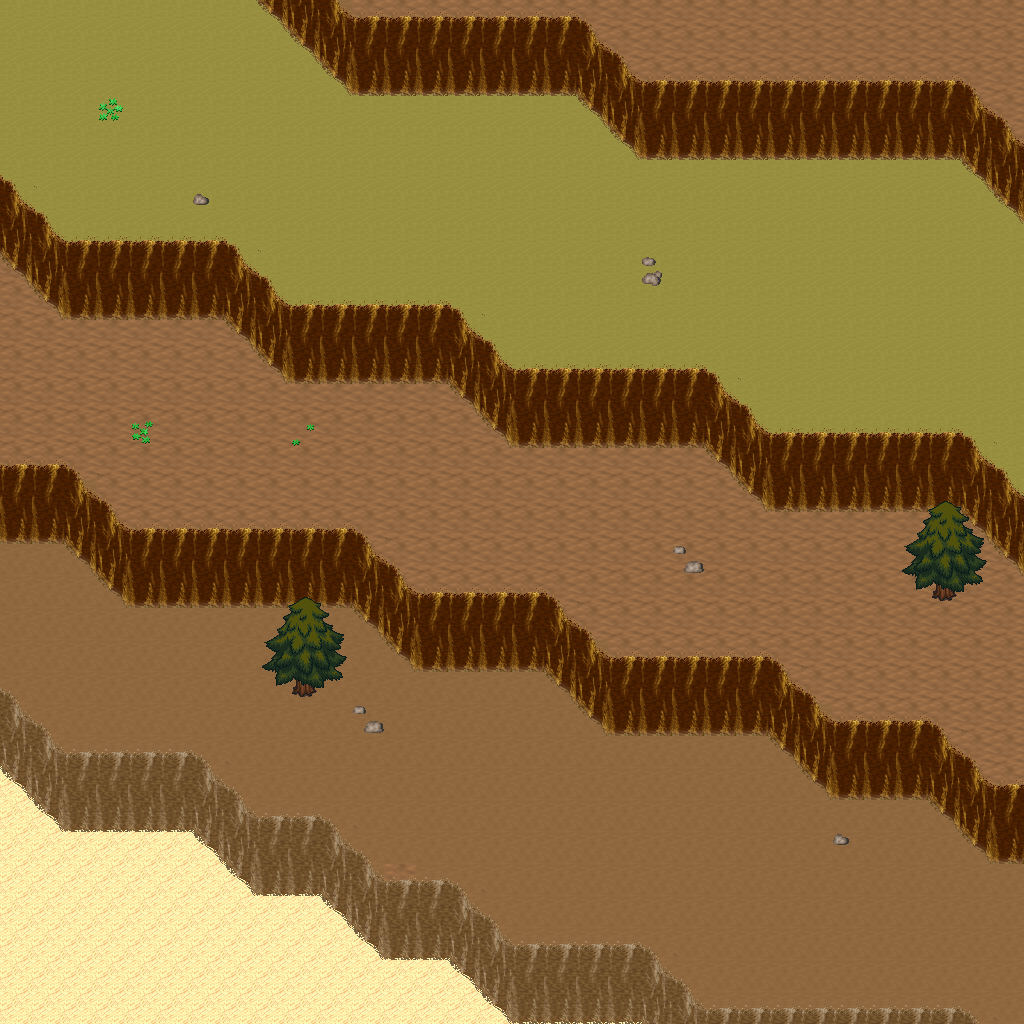

Below is a game level as drawn by its tile map, then a one-line description and the .tmx that defines it (tile-layer data replaced by summaries):
An orthogonal 32x32 tile map with 32x32 px tiles, 5 tile layers (Ground, Objects, Objects2, Above, ...), 1 hidden layer not drawn, 11 tilesets.

<map version="1.10" tiledversion="1.11.0" orientation="orthogonal" renderorder="right-down" width="32" height="32" tilewidth="32" tileheight="32" infinite="0" nextlayerid="11" nextobjectid="1">
 <tileset firstgid="1" name="logic_collision" tilewidth="32" tileheight="32" tilecount="1" columns="1">
  <image source="../drawable/logic_collision.png" width="32" height="32" />
 </tileset>
 <tileset firstgid="2" name="ground_ground" tilewidth="32" tileheight="32" tilecount="33" columns="3">
  <image source="../drawable/ground_ground.png" width="96" height="352" />
 </tileset>
 <tileset firstgid="35" name="ground_ridge_earth_pale" tilewidth="32" tileheight="32" tilecount="96" columns="12">
  <image source="../drawable/ground_ridge_earth_pale.png" width="384" height="256" />
 </tileset>
 <tileset firstgid="131" name="ground_ridge_earth_dark" tilewidth="32" tileheight="32" tilecount="96" columns="12">
  <image source="../drawable/ground_ridge_earth_dark.png" width="384" height="256" />
 </tileset>
 <tileset firstgid="227" name="terrain_desert" tilewidth="32" tileheight="32" tilecount="88" columns="8">
  <image source="../drawable/terrain_desert.png" width="256" height="352" />
 </tileset>
 <tileset firstgid="315" name="ground_sand_2" tilewidth="32" tileheight="32" tilecount="15" columns="5">
  <image source="../drawable/ground_sand_2.png" width="160" height="96" />
 </tileset>
 <tileset firstgid="330" name="plant_cactus_2" tilewidth="32" tileheight="32" tilecount="10" columns="5">
  <image source="../drawable/plant_cactus_2.png" width="160" height="64" />
 </tileset>
 <tileset firstgid="340" name="plant_cactus" tilewidth="32" tileheight="32" tilecount="2" columns="1">
  <image source="../drawable/plant_cactus.png" width="32" height="64" />
 </tileset>
 <tileset firstgid="342" name="plant_tree_evergreen" tilewidth="32" tileheight="32" tilecount="36" columns="3">
  <image source="../drawable/plant_tree_evergreen.png" width="96" height="384" />
 </tileset>
 <tileset firstgid="378" name="ground_rock_pebbles" tilewidth="32" tileheight="32" tilecount="3" columns="1">
  <image source="../drawable/ground_rock_pebbles.png" width="32" height="96" />
 </tileset>
 <tileset firstgid="381" name="plant_star_shaped_plants" tilewidth="32" tileheight="32" tilecount="6" columns="2">
  <image source="../drawable/plant_star_shaped_plants.png" width="64" height="96" />
 </tileset>
 <layer id="1" name="Ground" width="32" height="32">
  <data>[1024 cells, 1024 non-empty, 4 distinct tile ids]</data>
 </layer>
 <layer id="2" name="Objects" width="32" height="32">
  <data>[1024 cells, 392 non-empty, 23 distinct tile ids]</data>
 </layer>
 <layer id="3" name="Objects2" width="32" height="32">
  <data>[1024 cells, 0 non-empty, 0 distinct tile ids]</data>
 </layer>
 <layer id="4" name="Above" width="32" height="32">
  <data>[1024 cells, 20 non-empty, 10 distinct tile ids]</data>
 </layer>
 <layer id="5" name="Above2" width="32" height="32">
  <data>[1024 cells, 0 non-empty, 0 distinct tile ids]</data>
 </layer>
 <layer id="6" name="Walkable" width="32" height="32" visible="0">
  <data>[1024 cells, 218 non-empty, 1 distinct tile ids]</data>
 </layer>
 <objectgroup id="7" name="Mapevents" />
 <objectgroup id="8" name="Spawn" />
 <objectgroup id="9" name="Keys" />
 <objectgroup id="10" name="Replace" />
</map>
